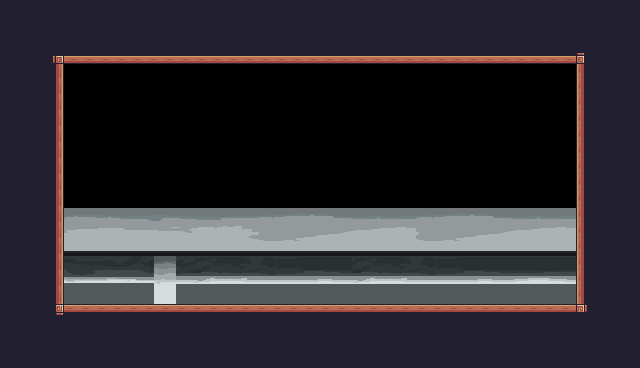

This game map was drawn from its Tiled (.tmx) file and the tilesets committed beside it. A one-line description and the full map source follow:
An orthogonal 40x23 tile map with 16x16 px tiles, 1 tile layer (Background), 2 tilesets and 14 objects (3x Objects, 2x Enemy, Player, Door, BackDoor, ...).

<map version="1.10" tiledversion="1.10.2" orientation="orthogonal" renderorder="right-down" width="40" height="23" tilewidth="16" tileheight="16" infinite="0" nextlayerid="4" nextobjectid="28">
 <tileset firstgid="1" source="Moonshiner.tsx" />
 <tileset firstgid="243" source="Moonshiner2.tsx" />
 <layer id="1" name="Background" width="40" height="23">
  <data encoding="csv">
24,24,24,24,24,24,24,24,24,24,24,24,24,24,24,24,24,24,24,24,24,24,24,24,24,24,24,24,24,24,24,24,24,24,24,24,24,24,24,24,
24,24,24,24,24,24,24,24,24,24,24,24,24,24,24,24,24,24,24,24,24,24,24,24,24,24,24,24,24,24,24,24,24,24,24,24,24,24,24,24,
24,24,24,24,24,24,24,24,24,24,24,24,24,24,24,24,24,24,24,24,24,24,24,24,24,24,24,24,24,24,24,24,24,24,24,24,24,24,24,24,
24,24,24,92,134,134,134,134,134,134,134,134,134,134,134,134,134,134,134,134,134,134,134,134,134,134,134,134,134,134,134,134,134,134,134,134,93,24,24,24,
24,24,24,113,0,0,0,0,0,0,0,0,0,0,0,0,0,0,0,0,0,0,0,0,0,0,0,0,0,0,0,0,0,0,0,0,111,24,24,24,
24,24,24,113,0,0,0,0,0,0,0,0,0,0,0,0,0,0,0,0,0,0,0,0,0,0,0,0,0,0,0,0,0,0,0,0,111,24,24,24,
24,24,24,113,0,0,0,0,0,0,0,0,0,0,0,0,0,0,0,0,0,0,0,0,0,0,0,0,0,0,0,0,0,0,0,0,111,24,24,24,
24,24,24,113,0,0,0,0,0,0,0,0,0,0,0,0,0,0,0,0,0,0,0,0,0,0,0,0,0,0,0,0,0,0,0,0,111,24,24,24,
24,24,112,113,0,0,0,0,0,0,0,0,0,0,0,0,0,0,0,0,0,0,0,0,0,0,0,0,0,0,0,0,0,0,0,0,111,24,24,24,
24,24,112,113,0,0,0,0,0,0,0,0,0,0,0,0,0,0,0,0,0,0,0,0,0,0,0,0,0,0,0,0,0,0,0,0,111,112,24,24,
24,24,112,113,0,0,0,0,0,0,0,0,0,0,0,0,0,0,0,0,0,0,0,0,0,0,0,0,0,0,0,0,0,0,0,0,111,112,24,24,
24,24,112,113,0,0,0,0,0,0,0,0,0,0,0,0,0,0,0,0,0,0,0,0,0,0,0,0,0,0,0,0,0,0,0,0,111,112,112,24,
24,24,112,113,0,0,0,0,0,0,0,0,0,0,0,0,0,0,0,0,0,0,0,0,0,0,0,0,0,0,0,0,0,0,0,0,111,24,112,24,
24,24,112,113,353,354,355,356,357,358,359,360,361,362,363,364,365,366,367,368,369,370,371,372,373,374,365,366,367,368,369,370,371,372,373,374,111,24,24,24,
24,24,112,113,375,376,377,378,379,380,381,382,383,384,385,386,387,388,389,390,391,392,393,394,395,396,387,388,389,390,391,392,393,394,395,396,111,24,24,24,
24,24,24,113,397,398,399,400,401,402,403,404,405,406,407,408,409,410,411,412,413,414,415,416,417,418,409,410,411,412,413,414,415,416,417,418,111,24,24,24,
24,24,24,113,419,420,421,422,423,424,425,426,427,428,429,430,431,432,433,434,435,436,427,428,429,430,431,432,433,434,435,436,437,438,439,440,111,24,24,24,
24,24,24,113,441,442,443,444,445,446,447,448,449,450,451,452,453,454,455,456,457,458,449,450,451,452,453,454,455,456,457,458,459,460,461,462,111,24,24,24,
24,24,24,113,463,464,465,466,467,468,469,470,471,472,473,474,475,476,477,478,479,480,471,472,473,474,475,476,477,478,479,480,481,482,483,484,111,24,24,24,
24,24,24,114,90,90,90,90,90,90,90,90,90,90,90,90,90,90,90,90,90,90,90,90,90,90,90,90,90,90,90,90,90,90,90,90,115,24,24,24,
24,24,24,24,24,24,24,24,24,24,24,24,24,24,24,24,24,24,24,24,24,24,24,24,112,112,112,112,112,112,112,112,112,112,24,24,24,24,24,24,
24,24,24,24,24,24,24,24,24,24,24,24,24,24,24,24,24,24,24,24,24,24,24,24,24,24,24,24,24,24,24,24,24,24,24,24,24,24,24,24,
24,24,24,24,24,24,24,24,24,24,24,24,24,24,24,24,24,24,24,24,24,24,24,24,24,24,24,24,24,24,24,24,24,24,24,24,24,24,24,24
</data>
 </layer>
 <objectgroup id="2" name="SpawnPoints">
  <object id="20" name="Player" type="Player" x="80" y="187.706" width="32.1917" height="31.6064" />
  <object id="21" name="Enemy" type="Enemy" x="287.732" y="224" width="32" height="32">
   <properties>
    <property name="isVertical" type="bool" value="false" />
    <property name="offPos" type="float" value="8" />
    <property name="offSetN" type="float" value="7" />
   </properties>
  </object>
  <object id="22" name="Enemy" type="Enemy" x="383.732" y="224" width="32" height="32">
   <properties>
    <property name="isVertical" type="bool" value="false" />
    <property name="offPos" type="float" value="3" />
    <property name="offSetN" type="float" value="4" />
   </properties>
  </object>
  <object id="23" name="Door" type="Door" x="432" y="144" width="48" height="64" />
  <object id="24" name="Paper" type="Objects" x="479.732" y="224" width="32" height="32" />
  <object id="25" name="Lamp" type="Objects" x="159.732" y="208" width="32" height="32" />
  <object id="26" name="Gun" type="Objects" x="223.732" y="224" width="32" height="32" />
  <object id="27" name="BackDoor" type="BackDoor" x="128" y="144" width="48" height="64" />
 </objectgroup>
 <objectgroup id="3" name="Collisions">
  <object id="8" x="48" y="48" width="16" height="272" />
  <object id="9" x="48" y="48" width="544" height="16" />
  <object id="10" x="576" y="48" width="16" height="256" />
  <object id="11" x="48" y="304" width="544" height="16" />
  <object id="12" type="Walls" x="64" y="176" width="512" height="32" />
  <object id="13" type="Ground" x="64" y="256" width="512" height="48" />
 </objectgroup>
</map>
